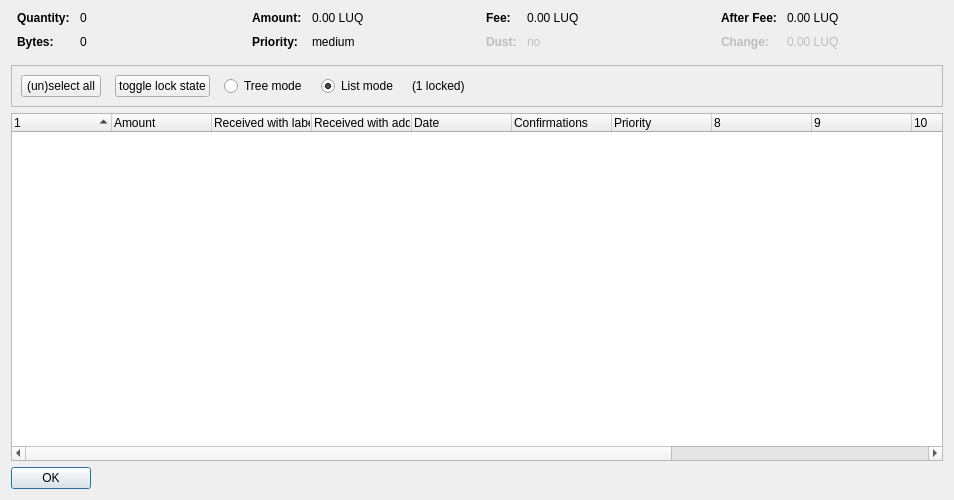
<?xml version="1.0" encoding="UTF-8"?>
<ui version="4.0">
 <class>CoinControlDialog</class>
 <widget class="QDialog" name="CoinControlDialog">
  <property name="geometry">
   <rect>
    <x>0</x>
    <y>0</y>
    <width>954</width>
    <height>500</height>
   </rect>
  </property>
  <property name="windowTitle">
   <string>Coin Selection</string>
  </property>
  <layout class="QVBoxLayout" name="verticalLayout">
   <item>
    <layout class="QHBoxLayout" name="horizontalLayoutTop" stretch="0,0,0,0">
     <property name="topMargin">
      <number>0</number>
     </property>
     <property name="bottomMargin">
      <number>10</number>
     </property>
     <item>
      <layout class="QFormLayout" name="formLayoutCoinControl1">
       <property name="horizontalSpacing">
        <number>10</number>
       </property>
       <property name="verticalSpacing">
        <number>10</number>
       </property>
       <property name="leftMargin">
        <number>6</number>
       </property>
       <property name="rightMargin">
        <number>6</number>
       </property>
       <item row="0" column="0">
        <widget class="QLabel" name="labelCoinControlQuantityText">
         <property name="font">
          <font>
           <weight>75</weight>
           <bold>true</bold>
          </font>
         </property>
         <property name="text">
          <string>Quantity:</string>
         </property>
        </widget>
       </item>
       <item row="0" column="1">
        <widget class="QLabel" name="labelCoinControlQuantity">
         <property name="cursor">
          <cursorShape>IBeamCursor</cursorShape>
         </property>
         <property name="contextMenuPolicy">
          <enum>Qt::ActionsContextMenu</enum>
         </property>
         <property name="text">
          <string notr="true">0</string>
         </property>
         <property name="textInteractionFlags">
          <set>Qt::LinksAccessibleByMouse|Qt::TextSelectableByKeyboard|Qt::TextSelectableByMouse</set>
         </property>
        </widget>
       </item>
       <item row="1" column="0">
        <widget class="QLabel" name="labelCoinControlBytesText">
         <property name="font">
          <font>
           <weight>75</weight>
           <bold>true</bold>
          </font>
         </property>
         <property name="text">
          <string>Bytes:</string>
         </property>
        </widget>
       </item>
       <item row="1" column="1">
        <widget class="QLabel" name="labelCoinControlBytes">
         <property name="cursor">
          <cursorShape>IBeamCursor</cursorShape>
         </property>
         <property name="contextMenuPolicy">
          <enum>Qt::ActionsContextMenu</enum>
         </property>
         <property name="text">
          <string notr="true">0</string>
         </property>
         <property name="textInteractionFlags">
          <set>Qt::LinksAccessibleByMouse|Qt::TextSelectableByKeyboard|Qt::TextSelectableByMouse</set>
         </property>
        </widget>
       </item>
      </layout>
     </item>
     <item>
      <layout class="QFormLayout" name="formLayoutCoinControl2">
       <property name="horizontalSpacing">
        <number>10</number>
       </property>
       <property name="verticalSpacing">
        <number>10</number>
       </property>
       <property name="leftMargin">
        <number>6</number>
       </property>
       <property name="rightMargin">
        <number>6</number>
       </property>
       <item row="0" column="0">
        <widget class="QLabel" name="labelCoinControlAmountText">
         <property name="font">
          <font>
           <weight>75</weight>
           <bold>true</bold>
          </font>
         </property>
         <property name="text">
          <string>Amount:</string>
         </property>
        </widget>
       </item>
       <item row="0" column="1">
        <widget class="QLabel" name="labelCoinControlAmount">
         <property name="cursor">
          <cursorShape>IBeamCursor</cursorShape>
         </property>
         <property name="contextMenuPolicy">
          <enum>Qt::ActionsContextMenu</enum>
         </property>
         <property name="text">
          <string notr="true">0.00 LUQ</string>
         </property>
         <property name="textInteractionFlags">
          <set>Qt::LinksAccessibleByMouse|Qt::TextSelectableByKeyboard|Qt::TextSelectableByMouse</set>
         </property>
        </widget>
       </item>
       <item row="1" column="0">
        <widget class="QLabel" name="labelCoinControlPriorityText">
         <property name="font">
          <font>
           <weight>75</weight>
           <bold>true</bold>
          </font>
         </property>
         <property name="text">
          <string>Priority:</string>
         </property>
        </widget>
       </item>
       <item row="1" column="1">
        <widget class="QLabel" name="labelCoinControlPriority">
         <property name="cursor">
          <cursorShape>IBeamCursor</cursorShape>
         </property>
         <property name="contextMenuPolicy">
          <enum>Qt::ActionsContextMenu</enum>
         </property>
         <property name="text">
          <string>medium</string>
         </property>
         <property name="textInteractionFlags">
          <set>Qt::LinksAccessibleByMouse|Qt::TextSelectableByKeyboard|Qt::TextSelectableByMouse</set>
         </property>
        </widget>
       </item>
      </layout>
     </item>
     <item>
      <layout class="QFormLayout" name="formLayoutCoinControl3">
       <property name="horizontalSpacing">
        <number>10</number>
       </property>
       <property name="verticalSpacing">
        <number>10</number>
       </property>
       <property name="leftMargin">
        <number>6</number>
       </property>
       <property name="rightMargin">
        <number>6</number>
       </property>
       <item row="0" column="0">
        <widget class="QLabel" name="labelCoinControlFeeText">
         <property name="font">
          <font>
           <weight>75</weight>
           <bold>true</bold>
          </font>
         </property>
         <property name="text">
          <string>Fee:</string>
         </property>
        </widget>
       </item>
       <item row="0" column="1">
        <widget class="QLabel" name="labelCoinControlFee">
         <property name="cursor">
          <cursorShape>IBeamCursor</cursorShape>
         </property>
         <property name="contextMenuPolicy">
          <enum>Qt::ActionsContextMenu</enum>
         </property>
         <property name="text">
          <string notr="true">0.00 LUQ</string>
         </property>
         <property name="textInteractionFlags">
          <set>Qt::LinksAccessibleByMouse|Qt::TextSelectableByKeyboard|Qt::TextSelectableByMouse</set>
         </property>
        </widget>
       </item>
       <item row="1" column="0">
        <widget class="QLabel" name="labelCoinControlLowOutputText">
         <property name="enabled">
          <bool>false</bool>
         </property>
         <property name="font">
          <font>
           <weight>75</weight>
           <bold>true</bold>
          </font>
         </property>
         <property name="text">
          <string>Dust:</string>
         </property>
        </widget>
       </item>
       <item row="1" column="1">
        <widget class="QLabel" name="labelCoinControlLowOutput">
         <property name="enabled">
          <bool>false</bool>
         </property>
         <property name="cursor">
          <cursorShape>IBeamCursor</cursorShape>
         </property>
         <property name="contextMenuPolicy">
          <enum>Qt::ActionsContextMenu</enum>
         </property>
         <property name="text">
          <string>no</string>
         </property>
         <property name="textInteractionFlags">
          <set>Qt::LinksAccessibleByMouse|Qt::TextSelectableByKeyboard|Qt::TextSelectableByMouse</set>
         </property>
        </widget>
       </item>
      </layout>
     </item>
     <item>
      <layout class="QFormLayout" name="formLayoutCoinControl4">
       <property name="horizontalSpacing">
        <number>10</number>
       </property>
       <property name="verticalSpacing">
        <number>10</number>
       </property>
       <property name="leftMargin">
        <number>6</number>
       </property>
       <property name="rightMargin">
        <number>6</number>
       </property>
       <item row="0" column="0">
        <widget class="QLabel" name="labelCoinControlAfterFeeText">
         <property name="font">
          <font>
           <weight>75</weight>
           <bold>true</bold>
          </font>
         </property>
         <property name="text">
          <string>After Fee:</string>
         </property>
        </widget>
       </item>
       <item row="0" column="1">
        <widget class="QLabel" name="labelCoinControlAfterFee">
         <property name="cursor">
          <cursorShape>IBeamCursor</cursorShape>
         </property>
         <property name="contextMenuPolicy">
          <enum>Qt::ActionsContextMenu</enum>
         </property>
         <property name="text">
          <string notr="true">0.00 LUQ</string>
         </property>
         <property name="textInteractionFlags">
          <set>Qt::LinksAccessibleByMouse|Qt::TextSelectableByKeyboard|Qt::TextSelectableByMouse</set>
         </property>
        </widget>
       </item>
       <item row="1" column="0">
        <widget class="QLabel" name="labelCoinControlChangeText">
         <property name="enabled">
          <bool>false</bool>
         </property>
         <property name="font">
          <font>
           <weight>75</weight>
           <bold>true</bold>
          </font>
         </property>
         <property name="text">
          <string>Change:</string>
         </property>
        </widget>
       </item>
       <item row="1" column="1">
        <widget class="QLabel" name="labelCoinControlChange">
         <property name="enabled">
          <bool>false</bool>
         </property>
         <property name="cursor">
          <cursorShape>IBeamCursor</cursorShape>
         </property>
         <property name="contextMenuPolicy">
          <enum>Qt::ActionsContextMenu</enum>
         </property>
         <property name="text">
          <string notr="true">0.00 LUQ</string>
         </property>
         <property name="textInteractionFlags">
          <set>Qt::LinksAccessibleByMouse|Qt::TextSelectableByKeyboard|Qt::TextSelectableByMouse</set>
         </property>
        </widget>
       </item>
      </layout>
     </item>
    </layout>
   </item>
   <item>
    <widget class="QFrame" name="frame">
     <property name="minimumSize">
      <size>
       <width>0</width>
       <height>40</height>
      </size>
     </property>
     <property name="frameShape">
      <enum>QFrame::StyledPanel</enum>
     </property>
     <property name="frameShadow">
      <enum>QFrame::Sunken</enum>
     </property>
     <layout class="QHBoxLayout" name="horizontalLayout">
      <item>
       <layout class="QHBoxLayout" name="horizontalLayoutPanel" stretch="0,0,0,0,0,0">
        <property name="spacing">
         <number>14</number>
        </property>
        <item>
         <widget class="QPushButton" name="pushButtonSelectAll">
          <property name="sizePolicy">
           <sizepolicy hsizetype="Maximum" vsizetype="Fixed">
            <horstretch>0</horstretch>
            <verstretch>0</verstretch>
           </sizepolicy>
          </property>
          <property name="text">
           <string>(un)select all</string>
          </property>
          <property name="autoDefault">
           <bool>false</bool>
          </property>
         </widget>
        </item>
        <item>
         <widget class="QPushButton" name="pushButtonToggleLock">
          <property name="sizePolicy">
           <sizepolicy hsizetype="Maximum" vsizetype="Fixed">
            <horstretch>0</horstretch>
            <verstretch>0</verstretch>
           </sizepolicy>
          </property>
          <property name="text">
           <string>toggle lock state</string>
          </property>
          <property name="autoDefault">
           <bool>false</bool>
          </property>
         </widget>
        </item>
        <item>
         <widget class="QRadioButton" name="radioTreeMode">
          <property name="sizePolicy">
           <sizepolicy hsizetype="Maximum" vsizetype="Fixed">
            <horstretch>0</horstretch>
            <verstretch>0</verstretch>
           </sizepolicy>
          </property>
          <property name="text">
           <string>Tree mode</string>
          </property>
         </widget>
        </item>
        <item>
         <widget class="QRadioButton" name="radioListMode">
          <property name="sizePolicy">
           <sizepolicy hsizetype="Maximum" vsizetype="Fixed">
            <horstretch>0</horstretch>
            <verstretch>0</verstretch>
           </sizepolicy>
          </property>
          <property name="text">
           <string>List mode</string>
          </property>
          <property name="checked">
           <bool>true</bool>
          </property>
         </widget>
        </item>
        <item>
         <widget class="QLabel" name="labelLocked">
          <property name="text">
           <string>(1 locked)</string>
          </property>
         </widget>
        </item>
        <item>
         <spacer name="horizontalSpacer">
          <property name="orientation">
           <enum>Qt::Horizontal</enum>
          </property>
          <property name="sizeHint" stdset="0">
           <size>
            <width>40</width>
            <height>20</height>
           </size>
          </property>
         </spacer>
        </item>
       </layout>
      </item>
     </layout>
    </widget>
   </item>
   <item>
    <widget class="CoinControlTreeWidget" name="treeWidget">
     <property name="contextMenuPolicy">
      <enum>Qt::CustomContextMenu</enum>
     </property>
     <property name="sortingEnabled">
      <bool>false</bool>
     </property>
     <property name="columnCount">
      <number>13</number>
     </property>
     <attribute name="headerShowSortIndicator" stdset="0">
      <bool>true</bool>
     </attribute>
     <attribute name="headerStretchLastSection">
      <bool>false</bool>
     </attribute>
     <column>
      <property name="text">
       <string/>
      </property>
     </column>
     <column>
      <property name="text">
       <string>Amount</string>
      </property>
     </column>
     <column>
      <property name="text">
       <string>Received with label</string>
      </property>
     </column>
     <column>
      <property name="text">
       <string>Received with address</string>
      </property>
     </column>
     <column>
      <property name="text">
       <string>Date</string>
      </property>
     </column>
     <column>
      <property name="text">
       <string>Confirmations</string>
      </property>
      <property name="toolTip">
       <string>Confirmed</string>
      </property>
     </column>
     <column>
      <property name="text">
       <string>Priority</string>
      </property>
     </column>
     <column>
      <property name="text">
       <string/>
      </property>
     </column>
     <column>
      <property name="text">
       <string/>
      </property>
     </column>
     <column>
      <property name="text">
       <string/>
      </property>
     </column>
     <column>
      <property name="text">
       <string/>
      </property>
     </column>
     <column>
      <property name="text">
       <string/>
      </property>
     </column>
    </widget>
   </item>
   <item>
    <widget class="QDialogButtonBox" name="buttonBox">
     <property name="sizePolicy">
      <sizepolicy hsizetype="Maximum" vsizetype="Fixed">
       <horstretch>0</horstretch>
       <verstretch>0</verstretch>
      </sizepolicy>
     </property>
     <property name="orientation">
      <enum>Qt::Horizontal</enum>
     </property>
     <property name="standardButtons">
      <set>QDialogButtonBox::Ok</set>
     </property>
    </widget>
   </item>
  </layout>
 </widget>
 <customwidgets>
  <customwidget>
   <class>CoinControlTreeWidget</class>
   <extends>QTreeWidget</extends>
   <header>coincontroltreewidget.h</header>
  </customwidget>
 </customwidgets>
 <resources/>
 <connections/>
</ui>
